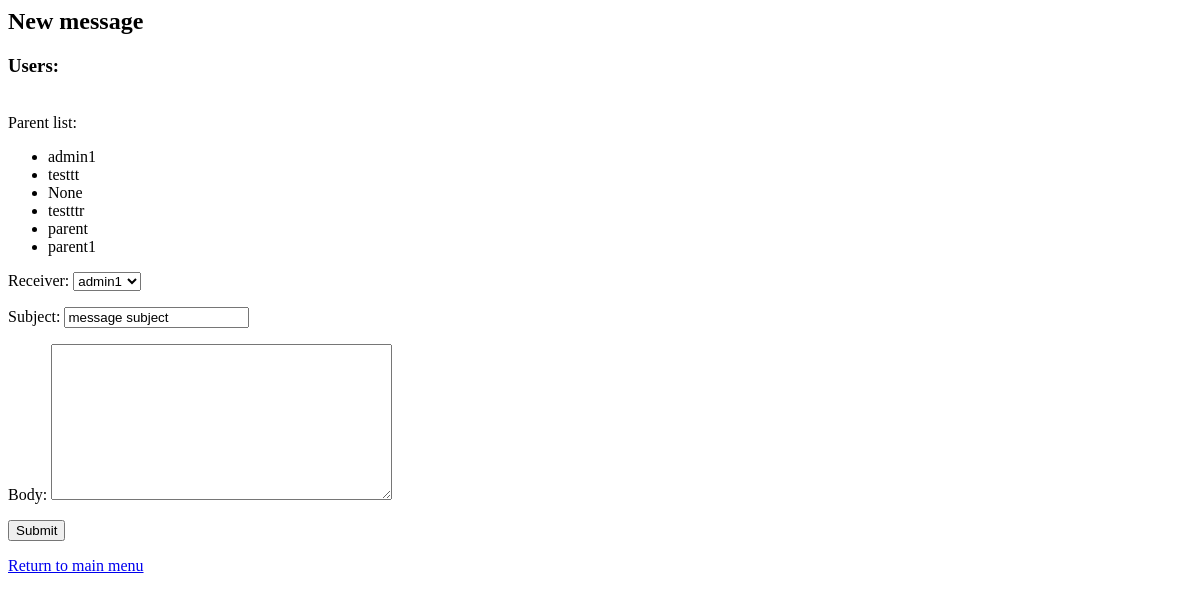
/sign-language-teacher/inbox/new-message/ (signed in), run on an earlier commit of the app's database.
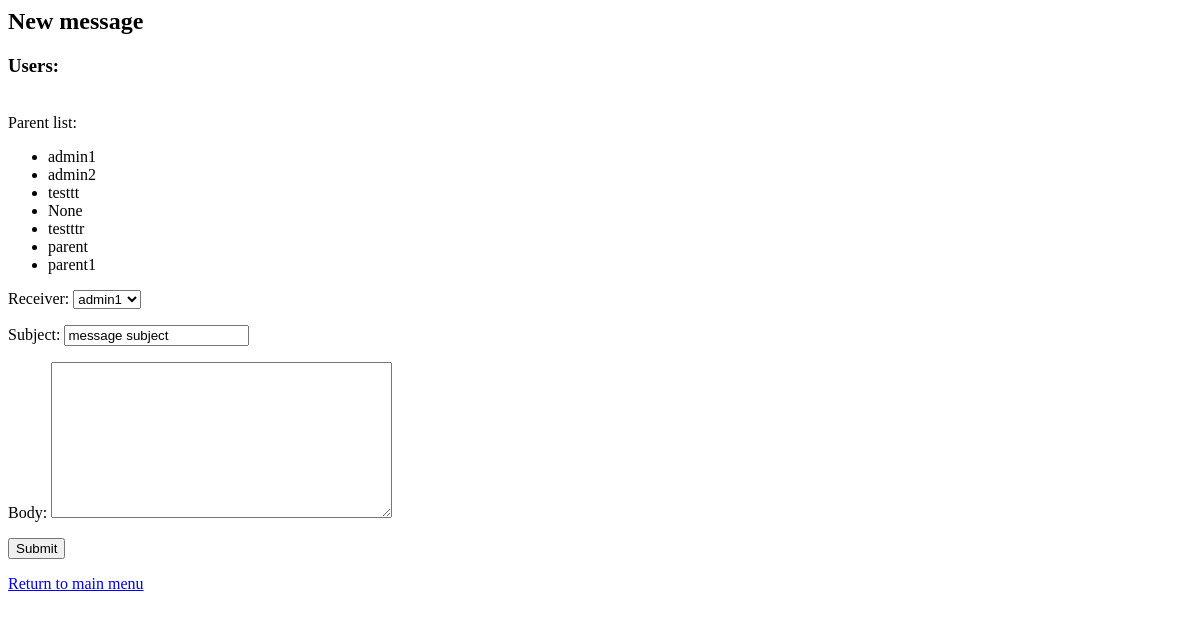
And on a later commit of the database.
### registration/models.py (models this page shows, shortened)
class UserProfile(models.Model):
    TYPES = (('parent', 'parent'), ('student', 'student'))
    user = models.OneToOneField(User, related_name='profile', on_delete=models.CASCADE, blank=True, null=True)
    son = models.ForeignKey(User, on_delete=models.SET_NULL, blank=True, null=True, related_name='son')
    address = models.CharField(max_length=100, default='')
    age = models.IntegerField(default=0)
    points = models.IntegerField(default=0)
    type = models.CharField(max_length=10, choices=TYPES, default='student')
    is_admin = models.BooleanField(default=False)
    suspention_time = models.DateTimeField(default=timezone.now())
    total_minutes = models.FloatField(default=0)
    last_login = models.DateTimeField(default=datetime(2000, 1, 1))
    rank = models.IntegerField(default=0)
    level = models.IntegerField(default=1)
    def __str__(self):
        return str(self.user)

### registration/views.py (the view)
# urls.py: path('inbox/new-message/', views.new_message, name='new-message'),
def new_message(request, **kwargs):
    if request.user is None or not request.user.is_authenticated:
        return HttpResponse("Not logged in")
    user_profile = UserProfile.objects.get(user=request.user)
    user_list = User.objects.all()
    profile_list = UserProfile.objects.all()
    if request.method == 'POST':
        form = MessageForm(request.POST)
        request.user.reply = None
        if form.is_valid():
            sender = request.user
            receiver_name = form.cleaned_data['receiver']
            try:
                receiver = User.objects.get(username=receiver_name)
            except (TypeError, User.DoesNotExist):
                error = "Could not find user."
                render(request, 'registration/failure.html', {'error': error})
            subject = form.cleaned_data['subject']
            body = form.cleaned_data['body']
            sent_date = timezone.now()
            message = Message(sender=sender, receiver=receiver, subject=subject, body=body, sent_date=sent_date)
            message.save()
            return HttpResponseRedirect(reverse('registration:inbox'))
            return HttpResponseRedirect(reverse('registration:success-message'))
    else:
        form = MessageForm()
        if kwargs:
            if kwargs['reply']:
                form = MessageForm({'receiver': kwargs['reply']})
    return render(request, 'registration/new-message.html', {
        'form': form, 'users': user_list, 'user': request.user, 'user_profile':user_profile, 'profiles':profile_list
    })

### registration/forms.py
class MessageForm(forms.Form):
    set = User.objects.all()
    USERS=list(map(lambda x: (str(x.username), str(x.username)), set))
    receiver = forms.CharField( widget=forms.Select(choices=USERS))
    subject = forms.CharField(max_length=50, initial='message subject')
    body = forms.CharField(max_length=5000, widget=forms.Textarea)

### registration/templates/registration/new-message.html (shortened to what this page needs)
<form action="{% url 'registration:new-message' %}" method="POST">
    <h2>New message</h2>
    <h3>Users:</h3><br>
    {% if user_profile.type == 'parent' %}
<h>Parent list:</h><br>
<ul>
{% for f in profiles %}
{% if f.type == 'parent' %}
  <li>
<h>{{f}}</h><br>
 </li>
{% endif %}
{% endfor %}
    </ul>
{% endif%}
    {{form.as_p}}
    <button type="submit">Submit</button>
</form>
    <a href="{% url 'registration:index' %}">Return to main menu</a><br>

What changed in the data, as far as the page shows it:
now on this page (row edited): UserProfile: user.username "admin2"
